Frame 1 (no input): blank canvas, image omitted
Frame 60 (the mouse pressed at the canvas centre just before this capture): blank canvas, image omitted
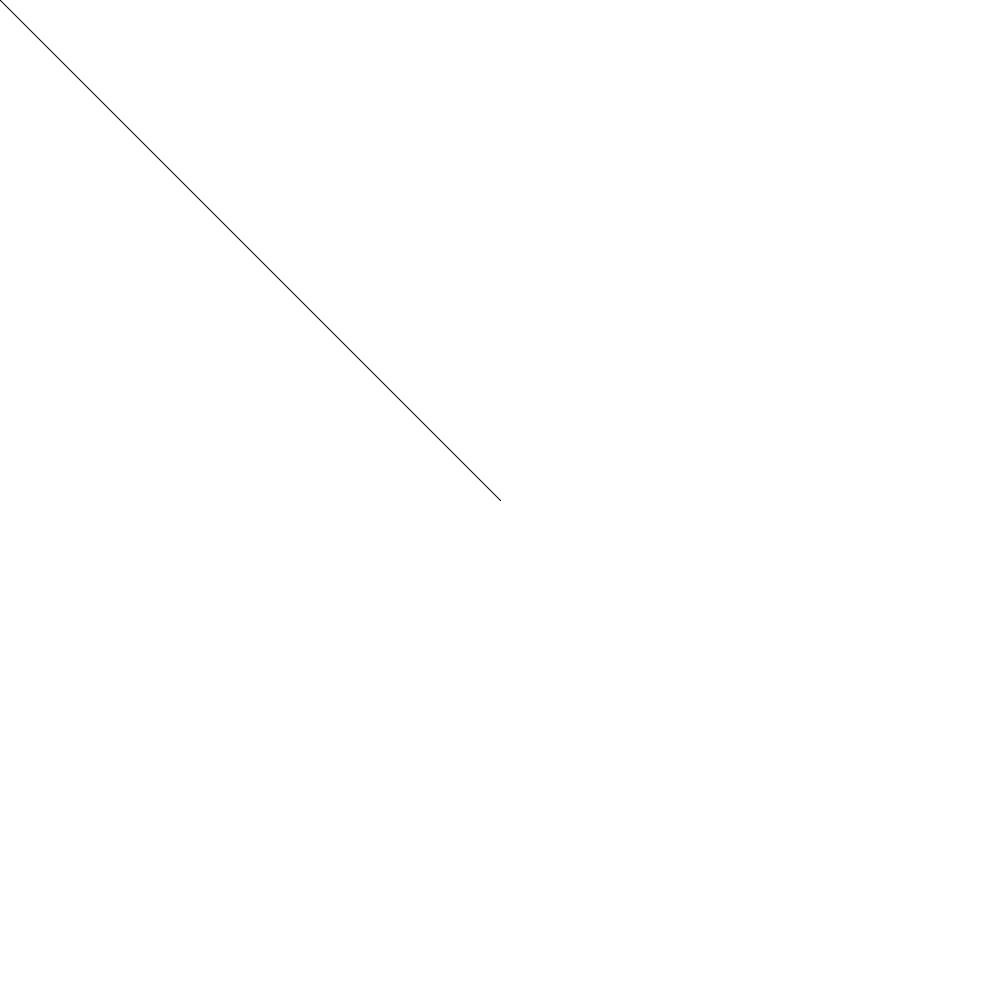
Frame 120 (the mouse held since frame 60 and released just before this capture)

The Processing sketch whose frames 1 and 60 were blank and that drew this single picture after the mouse press (run headless with seeded random() and noise(); from frame 60 on, the mouse is pressed at the canvas centre):

// Processing sketch: linhainfinita
// ── linhainfinita.pde
//exemplo desenhando uma linha contínua
void setup () {
 size(1000, 1000);
 background(255);
}

void draw () {
 stroke(0);
 //desenha uma linha da posição anterior do mouse para a posição atual do mouse
 line(pmouseX, pmouseY, mouseX, mouseY);
}
